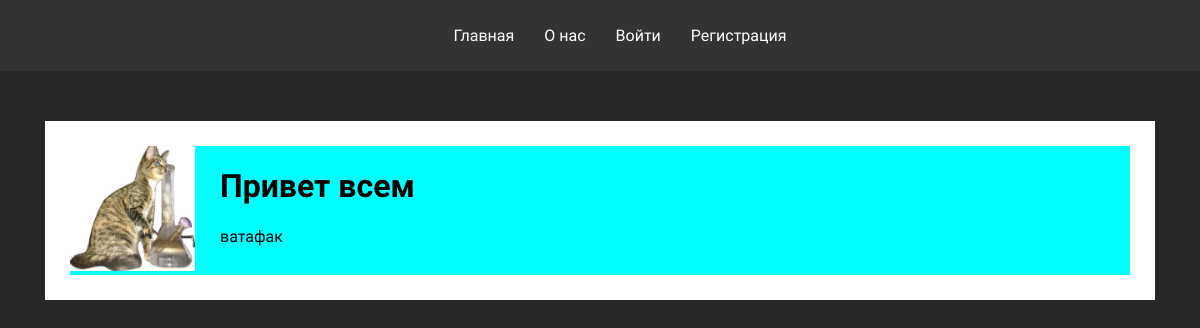
Before: /1/ with the older database file.
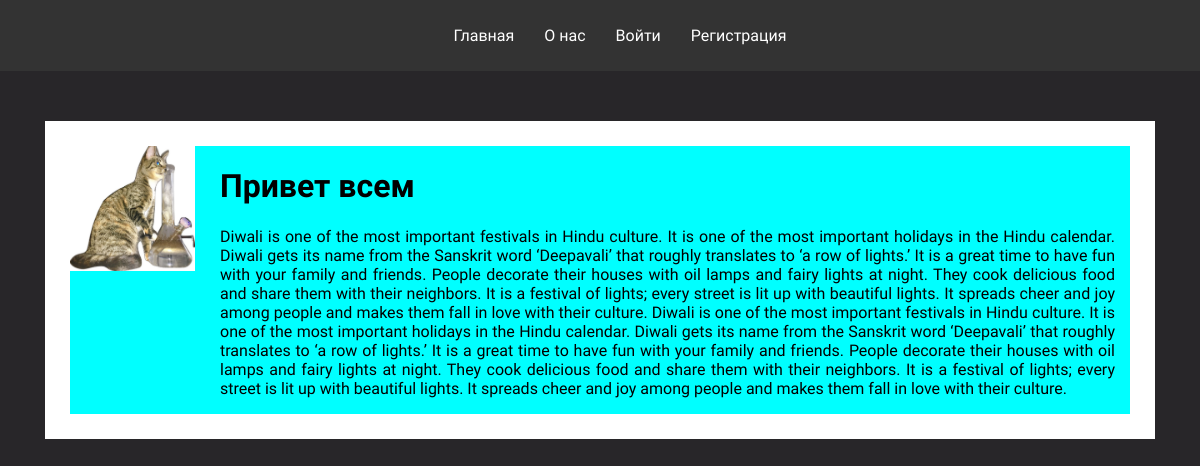
After: the same page with the newer database file.
### main/models.py (models this page shows, shortened)
class Post(models.Model):
    title = models.CharField('Заголовок',max_length=50)
    description = models.TextField('Описание')
    img = models.ImageField('Изображение',upload_to='media/%d',null=True,blank=True)
    data = models.DateTimeField(auto_now_add=True)
    class Meta:
        verbose_name = 'Пост'
        verbose_name_plural = 'Посты'

### main/views.py (the view)
# urls.py: path('<int:pk>/',views.post_detail,name='post_detail'),
def post_detail(request,pk):
    post = get_object_or_404(Post,pk=pk)
    comments = post.comments.all()
    return render(request,'main/post_detail.html',{'post':post,'comments':comments})

### main/templates/main/post_detail.html (shortened to what this page needs)
{% extends 'main/base.html'%}
{% block content%}
    <div class="container">
        <div class="hero_content">
            <div class="wrapper">
                <div class="wrapper-content">
                    <div class="left_wrap">
                        <img src="{{post.img.url}}" alt="#">
                    </div>
                    <div class="right_wrap" id="text">
                        <h1>
                            {{post.title}}
                        </h1>
                        <p class='description'>
                            {{post.description}}
                    </div>
                </div>
            </div>
        </div>
    </div>
{% endblock %}

Changed rows visible on the page:
changed Post "Привет всем": description "ватафак" → "Diwali is one of the most important festivals in Hindu culture. It is one of the most important holidays in the Hindu calendar. Diwali gets its name from the Sanskrit word ‘Deepavali’ that roughly translates to ‘a row of lights.’ It is a great time to have fun with your family and friends. People decorate their houses with oil lamps and fairy lights at night. They cook delicious food and share them with their neighbors. It is a festival of lights; every street is lit up with beautiful lights. It spreads cheer and joy among people and makes them fall in love with their culture. Diwali is one of the most important festivals in Hindu culture. It is one of the most important holidays in the…"
